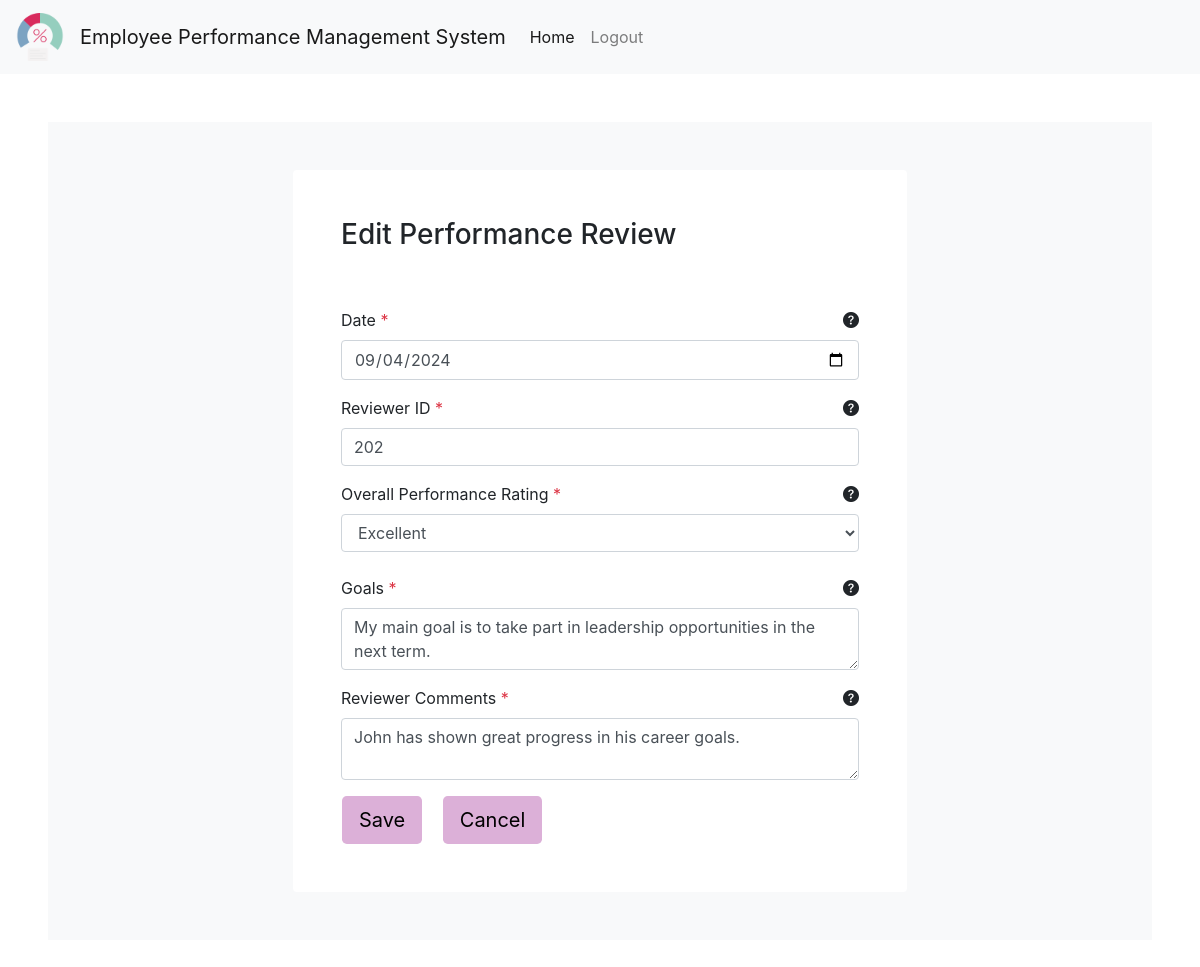
Page /edit-review/1 (signed in) on the committed database.
### app/models.py (models this page shows, shortened)
class Review(Base):
    __tablename__ = "reviews"
    review_id = Column(Integer, primary_key=True)
    employee_number = Column(
        Integer, ForeignKey("employees.employee_number"), nullable=False
    )
    review_date = Column(DateTime, nullable=False)
    reviewer_id = Column(Integer, unique=True, nullable=False)
    overall_performance_rating = Column(
        Enum(
            "Excellent", "Good", "Satisfactory", "Needs Improvement", "Unsatisfactory"
        ),
        nullable=False,
    )
    goals = Column(String, nullable=False)
    reviewer_comments = Column(String, nullable=False)

### app/routes.py (the view, shortened to what this page needs)
@main.route("/edit-review/<review_id>", methods=["GET", "POST"])
@login_required
def update_review(review_id):
    session = get_session()
    review = session.query(Review).get(review_id)
    if request.method == "GET":
        form = CreateReviewForm(obj=review)
        return render_template("edit_review.html", form=form, review=review)

### app/forms.py
class CreateReviewForm(FlaskForm):
    review_date = DateField("Date", validators=[DataRequired()])
    reviewer_id = IntegerField(
        "Reviewer ID",
        validators=[
            DataRequired(),
            NumberRange(min=1, message="Reviewer ID must be a positive integer"),
        ],
    )
    overall_performance_rating = SelectField(
        "Overall Performance Rating",
        choices=[
            ("", "Select Value"),
            ("Excellent", "Excellent"),
            ("Good", "Good"),
            ("Satisfactory", "Satisfactory"),
            ("Needs Improvement", "Needs Improvement"),
            ("Unsatisfactory", "Unsatisfactory"),
        ],
        validators=[DataRequired()],
    )
    goals = TextAreaField("Goals", validators=[DataRequired(), Length(min=10)])
    reviewer_comments = TextAreaField(
        "Reviewer Comments",
        validators=[
            DataRequired(),
            Length(max=500, message="Comments cannot exceed 500 characters"),
        ],
    )

### app/__init__.py (called while the page is built)
    def _login_manager(self):
        self.session = get_session()
        self.login_manager.login_view = "auth.login"
        self.login_manager.init_app(self.app)
        @self.login_manager.user_loader
        def load_user(employee_number):
            return self.session.query(Employee).get(employee_number)

### app/database.py (called while the page is built)
def get_session():
    if engine is None:
        raise RuntimeError("Engine is not initialized")
    return Session(bind=engine)

### app/templates/edit_review.html (shortened to what this page needs)
{% extends "base.html" %}
{% block content %}
<div class="bg-light py-3 py-md-5">
  <div class="container">
    <div class="row justify-content-md-center">
      <div class="col-12 col-md-11 col-lg-8 col-xl-7 col-xxl-6">
        <div class="bg-white p-4 p-md-5 rounded shadow-sm">
          <div class="row">
            <div class="col-12">
              <div class="mb-5">
                <h3>Edit Performance Review</h3>
              </div>
            </div>
          </div>
          <form method="POST" action="{{ url_for('main.update_review', review_id=review.review_id) }}">
            <div class="row gy-3 gy-md-4 overflow-hidden">
              <div class="col-12 pt-2 pb-2">
                <label for="{{ form.review_date.id }}" class="form-label">
                  Date <span class="text-danger">*</span>
                </label>
                <a
                  data-toggle="tooltip"
                  data-placement="right"
                  title="Please enter the date of the review"
                  class="float-right"
                >
                  <i class="bi bi-question-circle-fill float-right"></i>
                </a>
                {{ form.review_date(class="form-control", placeholder="dd/mm/yyyy") }}
              </div>
              <div class="col-12 pt-2 pb-2">
                <label for="{{ form.reviewer_id.id }}" class="form-label">
                  Reviewer ID <span class="text-danger">*</span>
                </label>
                <a
                  data-toggle="tooltip"
                  data-placement="right"
                  title="Please enter the employee number of your reviewer"
                  class="float-right"
                >
                  <i class="bi bi-question-circle-fill float-right"></i>
                </a>
                {{ form.reviewer_id(class="form-control") }}
              </div>
              <div class="col-12 pt-2">
                <div class="form-group">
                  <label for="{{ form.overall_performance_rating.id }}">
                    Overall Performance Rating <span class="text-danger">*</span>
                  </label>
                  <a
                    data-toggle="tooltip"
                    data-placement="right"
                    title="Please select the performance rating agreed with your reviewer"
                    class="float-right"
                  >
                    <i class="bi bi-question-circle-fill float-right"></i>
                  </a>
                  {{ form.overall_performance_rating(class="form-control") }}
                </div>
              </div>
              <div class="col-12 pt-2 pb-2">
                <label for="{{ form.goals.id }}" class="form-label">
                  Goals <span class="text-danger">*</span>
                </label>
                <a
                  data-toggle="tooltip"
                  data-placement="right"
                  title="Write your goals in this space, what would you like to achieve by the next review?"
                  class="float-right"
                >
                  <i class="bi bi-question-circle-fill float-right"></i>
                </a>
                {{ form.goals(class="form-control", placeholder="Enter your goals/comments for the upcoming period") }}
              </div>
              <div class="col-12 pt-2 pb-2">
                <label for="{{ form.reviewer_comments.id }}" class="form-label">
                  Reviewer Comments <span class="text-danger">*</span>
                </label>
                <a
                  data-toggle="tooltip"
                  data-placement="right"
                  title="Write your reviewer comments that were spoken about in your discussions (max 500 chars)"
                  class="float-right"
                >
                  <i class="bi bi-question-circle-fill float-right"></i>
                </a>
                {{ form.reviewer_comments(class="form-control", placeholder="Write your reviewer comments here. Ensure these have been agreed by both parties") }}
              </div>
              <div class="row d-flex gap-2 gap-md-4 flex-column flex-md-row justify-content-md-end">
                <div class="col-12">
                  <a class="btn btn-lg button-custom mt-2 mr-3 ml-3" href="{{ url_for('main.home') }}" data-bs-toggle="modal" data-bs-target="#save-modal">
                    Save
                  </a>
                  <a class="btn btn-lg button-custom mt-2" href="{{ url_for('main.home') }}" data-bs-toggle="modal" data-bs-target="#cancel-modal">
                    Cancel
                  </a>
                </div>
              </div>
            </div>
          </form>
        </div>
      </div>
    </div>
  </div>
</div>
{% endblock %}

### app/static/style.css (style rules this page uses)
* { margin: 0; padding: 0; }
body { font-family: "Open Sans", sans-serif; text-decoration: none; }
.button-custom { background-color: rgb(220, 176, 216); color: black; }

### rows in the picture
Review: review_date "09/04/2024", reviewer_id "202", overall_performance_rating "Excellent", goals "My main goal is to take part in leadership opportunities in the next term.", reviewer_comments "John has shown great progress in his career goals."
